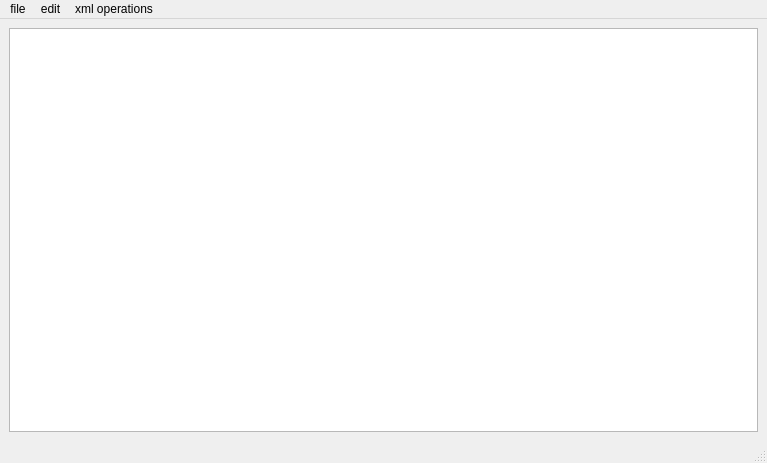
<?xml version="1.0" encoding="UTF-8"?>
<ui version="4.0">
 <class>MainWindow</class>
 <widget class="QMainWindow" name="MainWindow">
  <property name="geometry">
   <rect>
    <x>0</x>
    <y>0</y>
    <width>767</width>
    <height>463</height>
   </rect>
  </property>
  <property name="windowTitle">
   <string>MainWindow</string>
  </property>
  <widget class="QWidget" name="centralwidget">
   <layout class="QHBoxLayout" name="horizontalLayout">
    <item>
     <widget class="QTextEdit" name="textEdit"/>
    </item>
   </layout>
  </widget>
  <widget class="QMenuBar" name="menubar">
   <property name="geometry">
    <rect>
     <x>0</x>
     <y>0</y>
     <width>767</width>
     <height>25</height>
    </rect>
   </property>
   <widget class="QMenu" name="menufile">
    <property name="title">
     <string>file</string>
    </property>
    <addaction name="actionnew"/>
    <addaction name="actionopen"/>
    <addaction name="actionsave"/>
    <addaction name="actionsave_as"/>
   </widget>
   <widget class="QMenu" name="menuedit">
    <property name="title">
     <string>edit</string>
    </property>
    <addaction name="actioncut"/>
    <addaction name="actioncopy"/>
    <addaction name="actionpaste"/>
   </widget>
   <widget class="QMenu" name="menuxml_operations">
    <property name="title">
     <string>xml operations</string>
    </property>
    <addaction name="actionto_json"/>
    <addaction name="actioncorrect"/>
    <addaction name="actioncompress"/>
    <addaction name="actiondetect"/>
    <addaction name="actionminify"/>
    <addaction name="actionmakeindentions"/>
    <addaction name="actiondecompress"/>
   </widget>
   <addaction name="menufile"/>
   <addaction name="menuedit"/>
   <addaction name="menuxml_operations"/>
  </widget>
  <widget class="QStatusBar" name="statusbar"/>
  <action name="actionnew">
   <property name="icon">
    <iconset resource="Resources.qrc">
     <normaloff>:/new/prefix1/Rec/new-document.png</normaloff>:/new/prefix1/Rec/new-document.png</iconset>
   </property>
   <property name="text">
    <string>new</string>
   </property>
   <property name="font">
    <font>
     <pointsize>10</pointsize>
    </font>
   </property>
  </action>
  <action name="actionopen">
   <property name="icon">
    <iconset resource="Resources.qrc">
     <normaloff>:/new/prefix1/Rec/folder.png</normaloff>:/new/prefix1/Rec/folder.png</iconset>
   </property>
   <property name="text">
    <string>open</string>
   </property>
  </action>
  <action name="actionsave">
   <property name="icon">
    <iconset resource="Resources.qrc">
     <normaloff>:/new/prefix1/Rec/diskette.png</normaloff>:/new/prefix1/Rec/diskette.png</iconset>
   </property>
   <property name="text">
    <string>save</string>
   </property>
  </action>
  <action name="actionsave_as">
   <property name="icon">
    <iconset resource="Resources.qrc">
     <normaloff>:/new/prefix1/Rec/diskette.png</normaloff>:/new/prefix1/Rec/diskette.png</iconset>
   </property>
   <property name="text">
    <string>save as</string>
   </property>
  </action>
  <action name="actioncut">
   <property name="icon">
    <iconset resource="Resources.qrc">
     <normaloff>:/new/prefix1/Rec/scissors.png</normaloff>:/new/prefix1/Rec/scissors.png</iconset>
   </property>
   <property name="text">
    <string>cut</string>
   </property>
  </action>
  <action name="actioncopy">
   <property name="icon">
    <iconset resource="Resources.qrc">
     <normaloff>:/new/prefix1/Rec/copy.png</normaloff>:/new/prefix1/Rec/copy.png</iconset>
   </property>
   <property name="text">
    <string>copy</string>
   </property>
  </action>
  <action name="actionpaste">
   <property name="icon">
    <iconset resource="Resources.qrc">
     <normaloff>:/new/prefix1/Rec/paste.png</normaloff>:/new/prefix1/Rec/paste.png</iconset>
   </property>
   <property name="text">
    <string>paste</string>
   </property>
  </action>
  <action name="actionto_json">
   <property name="icon">
    <iconset resource="Resources.qrc">
     <normaloff>:/new/prefix1/Rec/json-file.png</normaloff>:/new/prefix1/Rec/json-file.png</iconset>
   </property>
   <property name="text">
    <string>to json</string>
   </property>
  </action>
  <action name="actioncorrect">
   <property name="icon">
    <iconset resource="Resources.qrc">
     <normaloff>:/new/prefix1/Rec/icons8-edit-file-50.png</normaloff>:/new/prefix1/Rec/icons8-edit-file-50.png</iconset>
   </property>
   <property name="text">
    <string>correct </string>
   </property>
  </action>
  <action name="actioncompress">
   <property name="icon">
    <iconset resource="Resources.qrc">
     <normaloff>:/new/prefix1/Rec/compression.png</normaloff>:/new/prefix1/Rec/compression.png</iconset>
   </property>
   <property name="text">
    <string>compress</string>
   </property>
  </action>
  <action name="actiondetect">
   <property name="icon">
    <iconset resource="Resources.qrc">
     <normaloff>:/new/prefix1/Rec/icons8-person-detective-48.png</normaloff>:/new/prefix1/Rec/icons8-person-detective-48.png</iconset>
   </property>
   <property name="text">
    <string>detect</string>
   </property>
  </action>
  <action name="actionminify">
   <property name="icon">
    <iconset resource="Resources.qrc">
     <normaloff>:/new/prefix1/Rec/icons8-compress-26.png</normaloff>:/new/prefix1/Rec/icons8-compress-26.png</iconset>
   </property>
   <property name="text">
    <string>minify</string>
   </property>
  </action>
  <action name="actionmakeindentions">
   <property name="icon">
    <iconset resource="Resources.qrc">
     <normaloff>:/new/prefix1/Rec/AdobeStock_253868427_Preview.ai</normaloff>:/new/prefix1/Rec/AdobeStock_253868427_Preview.ai</iconset>
   </property>
   <property name="text">
    <string>makeindentions</string>
   </property>
  </action>
  <action name="actiondecompress">
   <property name="icon">
    <iconset resource="Resources.qrc">
     <normaloff>:/new/prefix1/Rec/85506_changes_extract_todays_icon.png</normaloff>:/new/prefix1/Rec/85506_changes_extract_todays_icon.png</iconset>
   </property>
   <property name="text">
    <string>decompress</string>
   </property>
  </action>
 </widget>
 <resources>
  <include location="Resources.qrc"/>
 </resources>
 <connections/>
</ui>
